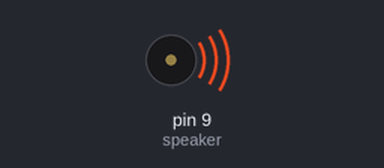
A sketch run on a simulated Arduino Uno, built with avr-gcc and run on an emulated ATmega328P. Shown: buzzer (waves = sounding).

Above: at 0.2 s.
Timing chart, 0 to 5.2 s (numbered marks = the images above):
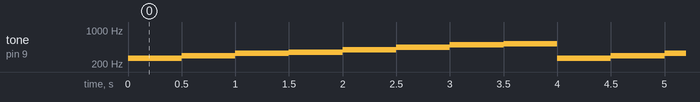

Measured:
- by itself, tone on pin 9 (speaker): repeats every 4.0 s: 294 Hz 0.50 s, 330 Hz 0.50 s, 349 Hz 0.50 s, 395 Hz 0.50 s, 440 Hz 0.50 s, 494 Hz 0.50 s, 523 Hz 0.50 s, 262 Hz 0.50 s

The sketch:

speaker.ino
```cpp
byte speaker= 9;
void setup(){
}
void loop(){
tone(speaker, 262); delay(500);
tone(speaker, 294); delay(500);
tone(speaker, 330); delay(500);
tone(speaker, 349); delay(500);
tone(speaker, 395); delay(500);
tone(speaker, 440); delay(500);
tone(speaker, 494); delay(500);
tone(speaker, 523); delay(500);
}
```
